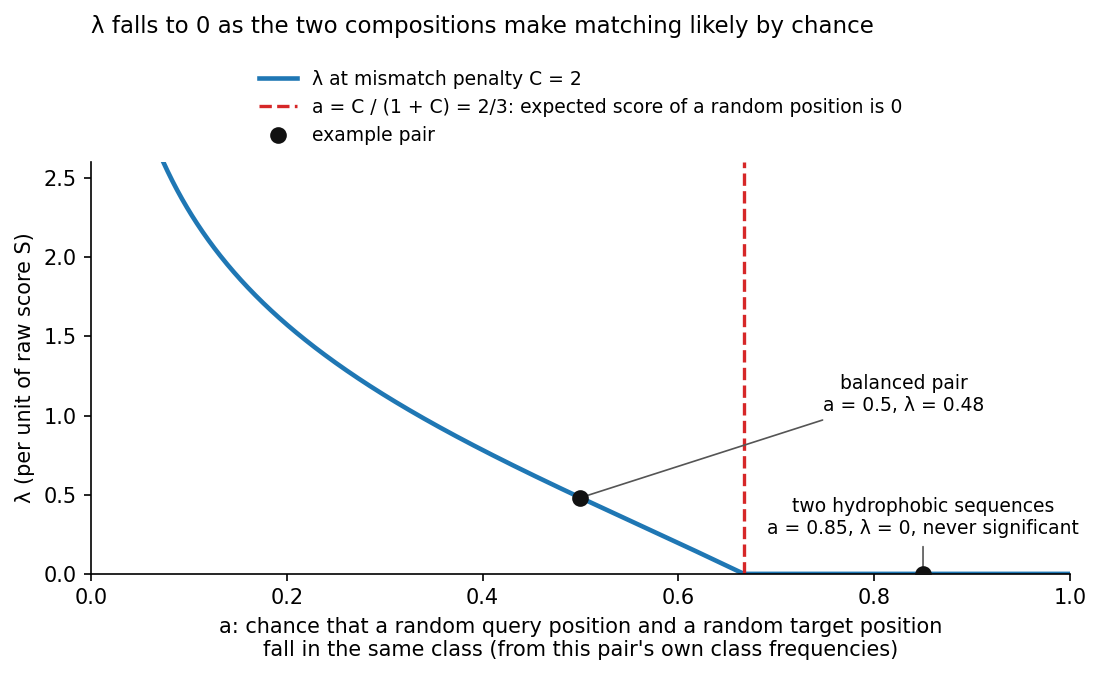

Recreate this plot in Python.
import math
import matplotlib
matplotlib.use("Agg")
import matplotlib.pyplot as plt

C = 2.0

def karlin_altschul_lambda(a, penalty=C):
    """Positive root of a e^x + (1-a) e^(-penalty x) = 1, or 0 when none exists."""
    b = 1.0 - a
    if a <= 0 or a - penalty * b >= 0:
        return 0.0
    f = lambda x: a * math.exp(x) + b * math.exp(-penalty * x)
    lo, hi = 0.0, 1.0
    while f(hi) <= 1.0:
        hi *= 2
    for _ in range(200):
        mid = (lo + hi) / 2
        if f(mid) > 1.0:
            hi = mid
        else:
            lo = mid
    return (lo + hi) / 2

xs = [i / 1000 for i in range(1, 1000)]
ys = [karlin_altschul_lambda(a) for a in xs]
boundary = C / (1 + C)

fig, ax = plt.subplots(figsize=(7.5, 4.6), dpi=150)
ax.plot(xs, ys, color="#1f77b4", lw=2.2, label="λ at mismatch penalty C = 2")
ax.axvline(boundary, color="#d62728", ls="--", lw=1.6,
           label="a = C / (1 + C) = 2/3: expected score of a random position is 0")
ex = [(0.5, "balanced pair\na = 0.5, λ = %.2f" % karlin_altschul_lambda(0.5), (0.33, 0.55)),
      (0.85, "two hydrophobic sequences\na = 0.85, λ = 0, never significant", (0.0, 0.25))]
for a, text, off in ex:
    lam = karlin_altschul_lambda(a)
    ax.plot(a, lam, "o", color="#111111", ms=7, zorder=5,
            label="example pair" if a == 0.5 else None)
    ax.annotate(text, (a, lam), xytext=(a + off[0], lam + off[1]),
                ha="center", fontsize=9,
                arrowprops=dict(arrowstyle="-", color="#555555", lw=0.8))

ax.set_xlim(0, 1)
ax.set_ylim(0, 2.6)
ax.set_xlabel("a: chance that a random query position and a random target position\n"
              "fall in the same class (from this pair's own class frequencies)")
ax.set_ylabel("λ (per unit of raw score S)")
ax.set_title("λ falls to 0 as the two compositions make matching likely by chance",
             fontsize=11, loc="left", pad=62)
ax.legend(loc="lower center", bbox_to_anchor=(0.5, 1.0), frameon=False, fontsize=9, ncol=1)
ax.spines[["top", "right"]].set_visible(False)
fig.tight_layout()
out = "docs/images/karlin_altschul_lambda_vs_a"
fig.savefig(out + ".png", bbox_inches="tight")
fig.savefig(out + ".svg", bbox_inches="tight")
print(karlin_altschul_lambda(0.5), math.log((1 + 5 ** 0.5) / 2))
